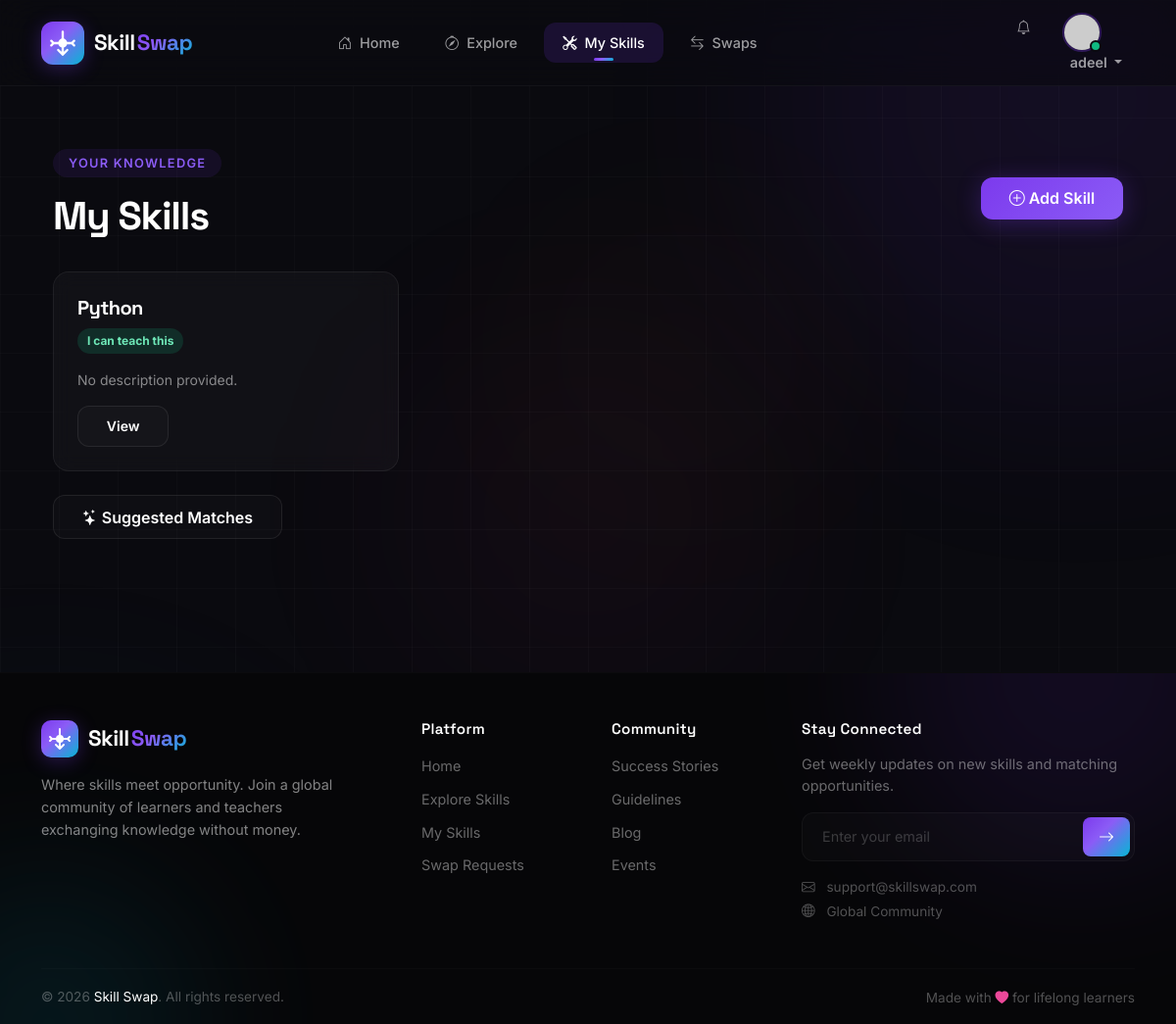
The page /skills/my-skills/ (signed in) on the database as committed earlier.
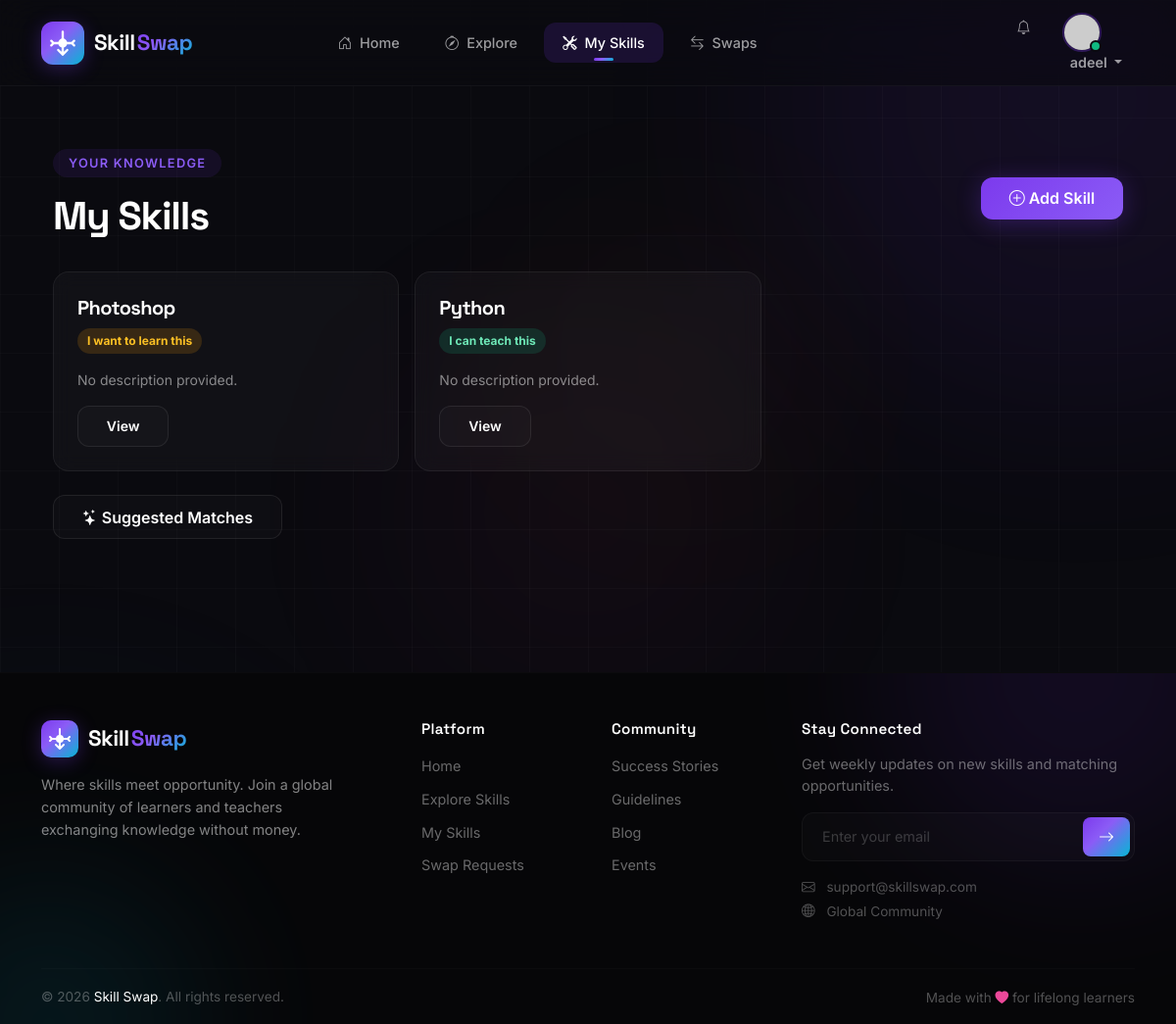
The same page on the database as committed later.
### skills/models.py (models this page shows, shortened)
class Skill(models.Model):
    SKILL_TYPES = [
        ('offer', 'I can teach this'),
        ('want', 'I want to learn this'),
    ]
    CATEGORY_CHOICES = [
        ('programming', 'Programming'),
        ('design', 'Design'),
        ('music', 'Music'),
        ('arts', 'Arts'),
        ('language', 'Language'),
        ('business', 'Business'),
        ('fitness', 'Fitness'),
        ('other', 'Other'),
    ]
    user = models.ForeignKey(User, on_delete=models.CASCADE, related_name='skills')
    name = models.CharField(max_length=100)
    category = models.CharField(max_length=50, choices=CATEGORY_CHOICES)
    skill_type = models.CharField(max_length=10, choices=SKILL_TYPES)
    description = models.TextField(max_length=500, blank=True)
    icon = models.CharField(max_length=50, default='bi bi-tools')
    color = models.CharField(max_length=100, default='linear-gradient(135deg, #7c3aed, #8b5cf6)')
    created_at = models.DateTimeField(auto_now_add=True)
    updated_at = models.DateTimeField(auto_now=True)

### skills/views.py (the view)
# urls.py: path('skills/my-skills/', views.my_skills, name='my_skills'),
@login_required
def my_skills(request):
    skills = Skill.objects.filter(user=request.user).order_by('-created_at')
    return render(request, 'skills/my_skills.html', {'skills': skills})

### swap/context_processors.py (called while the page is built)
def notification_counts(request):
    if not request.user.is_authenticated:
        return {}
    from .models import Notification, SwapRequest, Message
    return {
        'unread_swap_requests': SwapRequest.objects.filter(recipient=request.user, status='pending').count(),
        'unread_notifications': Notification.objects.filter(user=request.user, is_read=False).count(),
        'unread_messages': Message.objects.filter(recipient=request.user, is_read=False).count(),
    }

### templates/skills/my_skills.html (shortened to what this page needs)
{% extends 'base.html' %}
{% block content %}<section class="py-5"><div class="container"><div class="d-flex justify-content-between align-items-center mb-4"><div><span class="section-tag">Your knowledge</span><h1 class="text-white mt-2">My Skills</h1></div><a href="{% url 'profile' %}" class="btn btn-glow"><i class="bi bi-plus-circle me-1"></i>Add Skill</a></div><div class="row g-3">{% for skill in skills %}<div class="col-md-6 col-lg-4"><div class="glass p-4 h-100"><h5 class="text-white">{{ skill.name }}</h5><span class="status-badge {% if skill.skill_type == 'offer' %}accepted{% else %}pending{% endif %}">{{ skill.get_skill_type_display }}</span><p class="text-white-50 small mt-3">{{ skill.description|default:"No description provided."|truncatechars:100 }}</p><a href="{% url 'skill_detail' pk=skill.id %}" class="btn btn-outline-glass btn-sm">View</a></div></div>{% empty %}<div class="col-12"><div class="glass p-5 text-center"><h4 class="text-white">Your skill list is empty</h4><p class="text-muted">Add skills from your profile.</p><a href="{% url 'profile' %}" class="btn btn-glow">Go to Profile</a></div></div>{% endfor %}</div><div class="mt-4"><a href="{% url 'suggested_matches' %}" class="btn btn-outline-glass"><i class="bi bi-stars me-1"></i>Suggested Matches</a></div></div></section>{% endblock %}

Rows that differ between the two databases and show on the page:
added Skill: name "Photoshop", skill_type "I want to learn this", description "No description provided."
